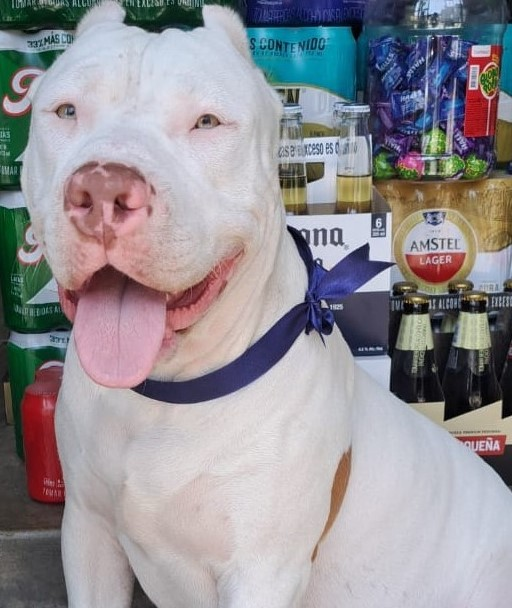
#> input picture Casos/7/imagen.jpg, 512 x 608 px
$ python 'Efecto Shear.py'
#> lines starting #> are read from the running program, lines starting #| are printed output that depends on the picture
# importamos las librerias
import numpy as np
import cv2
import matplotlib.pyplot as plt

# Cargar la imagen
img = cv2.imread("imagen.jpg")
#> img is the input picture: shape (608, 512, 3); mean B, G, R 150.3, 145, 148.3

# convertir de BGR a RGB para que podamos trazar usando matplotlib
img = cv2.cvtColor(img, cv2.COLOR_BGR2RGB)
# deshabilitar el eje x e y
plt.axis('off')

# mostrar la imagen
plt.imshow(img)
plt.show()

# obtenemos la forma de la imagen
rows, cols, dim = img.shape
#> rows = 608; cols = 512; dim = 3

# transformacion de la matriz para el Shearing
# shearing aplicado al eje x
M = np.float32([[1, 0.5, 0],
                [0, 1, 0],
                [0, 0, 1]])


# shearing aplicado al eje y
M = np.float32([[1, 0, 0],
                [0.5, 1, 0],
                [0, 0, 1]])
# aplicar una transformación de perspectiva a la imagen
sheared_img = cv2.warpPerspective(img, M, (int(cols * 1.5), int(rows * 1.5)))
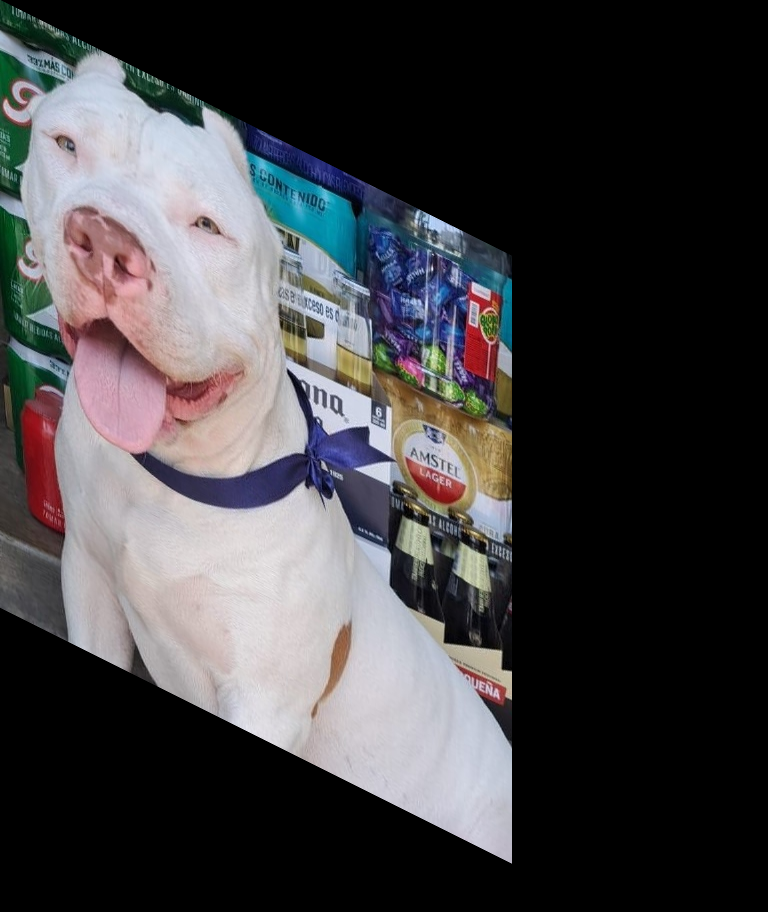
#> sheared_img: shape (912, 768, 3); mean R, G, B 66, 64.5, 66.8

# deshabilitar el eje x e y
plt.axis('off')

# mostrar la imagen resultante
plt.imshow(sheared_img)
plt.show()

# guardar la imagen resultante en el disco
plt.imsave("images-sheared.jpg", sheared_img)
